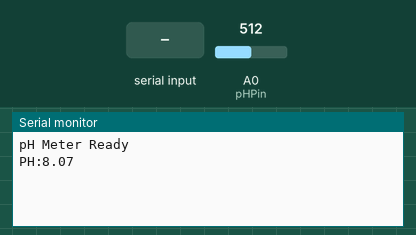
Simulated run of this sketch. Board: Arduino Uno, built with avr-gcc and run on an emulated ATmega328P. On the bench: the last lines printed to the serial monitor. The inputs (shaded band) are chosen by the test bench; at power-on: A0 (pHPin) = 512. EEPROM starts erased.

Above: at 1.2 s.
1.3 s: "CAL,1\n" received over Serial
3.7 s: "READ\n" received over Serial
6.0 s: "RESET\n" received over Serial
At 6.84 s:
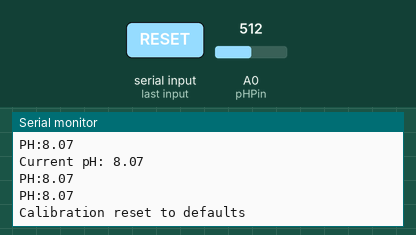
8.2 s: A0 (pHPin) set to 716
At 9.5 s:
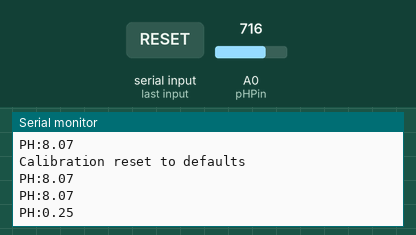
9.7 s: A0 (pHPin) set to 900
At 11.0 s:
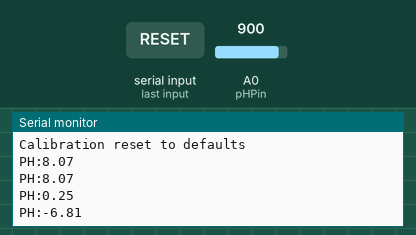
Timing chart, 0 to 12.2 s (numbered marks = the images above; inputs shaded):
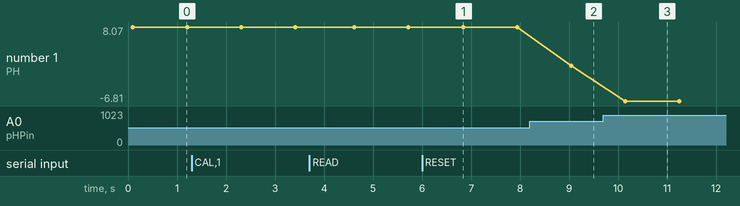

The sketch:

phmonitor.ino
```cpp
#include <EEPROM.h>

const int pHPin = A0;           // pH meter Analog output to Arduino Analog Input 0
const float samplingInterval = 1000; // Sample every second

// EEPROM addresses for storing calibration data
const int EEPROM_pH4_ADDR = 0;  // 4 bytes for pH 4 voltage
const int EEPROM_pH7_ADDR = 4;  // 4 bytes for pH 7 voltage

// Calibration values
float pH4Voltage = 3.018;  // Default voltage for pH 4 solution
float pH7Voltage = 2.636;  // Default voltage for pH 7 solution

// State variables
bool calibrationMode = false;
String inputString = "";
bool stringComplete = false;

void setup() {
    Serial.begin(9600);
    inputString.reserve(20);
    loadCalibrationData();
    Serial.println("pH Meter Ready");
}

void loop() {
    if (stringComplete) {
        processCommand(inputString);
        inputString = "";
        stringComplete = false;
    }

    // Regular pH reading if not in calibration mode
    if (!calibrationMode) {
        float pHValue = readpH();
        Serial.print("PH:");
        Serial.println(pHValue, 2);
        delay(samplingInterval);
    }
}

void serialEvent() {
    while (Serial.available()) {
        char inChar = (char)Serial.read();
        if (inChar == '\n') {
            stringComplete = true;
        } else {
            inputString += inChar;
        }
    }
}

float readpH() {
    // Take multiple readings for stability
    float voltage = 0;
    for(int i = 0; i < 10; i++) {
        voltage += analogRead(pHPin) * (5.0 / 1024.0);
        delay(10);
    }
    voltage = voltage / 10;

    // Convert voltage to pH using two-point calibration
    float slope = (7.0 - 4.0) / (pH7Voltage - pH4Voltage);
    float intercept = 7.0 - (slope * pH7Voltage);

    return slope * voltage + intercept;
}

void processCommand(String command) {
    command.trim();
    command.toUpperCase();

    if (command.startsWith("CAL")) {
        int commaIndex = command.indexOf(',');
        if (commaIndex != -1) {
            String phValue = command.substring(commaIndex + 1);
            startCalibration(phValue.toFloat());
        }
    }
    else if (command == "READ") {
        float ph = readpH();
        Serial.print("Current pH: ");
        Serial.println(ph, 2);
    }
    else if (command == "RESET") {
        resetCalibration();
        Serial.println("Calibration reset to defaults");
    }
}

void startCalibration(float targetPH) {
    if (targetPH != 4.0 && targetPH != 7.0) {
        Serial.println("Error: Calibration only supported for pH 4.0 and 7.0");
        return;
    }

    Serial.print("Starting calibration for pH ");
    Serial.println(targetPH);
    Serial.println("Place probe in solution and wait for reading to stabilize...");

    delay(2000);  // Give user time to place probe

    // Take average of multiple readings
    float voltage = 0;
    for(int i = 0; i < 20; i++) {
        voltage += analogRead(pHPin) * (5.0 / 1024.0);
        delay(200);
    }
    voltage = voltage / 20;

    if (targetPH == 4.0) {
        pH4Voltage = voltage;
        EEPROM_writeFloat(EEPROM_pH4_ADDR, voltage);
    } else {
        pH7Voltage = voltage;
        EEPROM_writeFloat(EEPROM_pH7_ADDR, voltage);
    }

    Serial.println("Calibration complete!");
    Serial.print("Voltage at pH ");
    Serial.print(targetPH);
    Serial.print(": ");
    Serial.println(voltage, 3);
}

void loadCalibrationData() {
    float pH4 = EEPROM_readFloat(EEPROM_pH4_ADDR);
    float pH7 = EEPROM_readFloat(EEPROM_pH7_ADDR);

    // Only use EEPROM values if they seem valid
    if (pH4 > 0 && pH4 < 5) pH4Voltage = pH4;
    if (pH7 > 0 && pH7 < 5) pH7Voltage = pH7;
}

void resetCalibration() {
    pH4Voltage = 3.018;  // Default values
    pH7Voltage = 2.636;
    EEPROM_writeFloat(EEPROM_pH4_ADDR, pH4Voltage);
    EEPROM_writeFloat(EEPROM_pH7_ADDR, pH7Voltage);
}

void EEPROM_writeFloat(int addr, float val) {
    byte* p = (byte*)&val;
    for(int i = 0; i < 4; i++)
        EEPROM.write(addr + i, p[i]);
}

float EEPROM_readFloat(int addr) {
    float val;
    byte* p = (byte*)&val;
    for(int i = 0; i < 4; i++)
        p[i] = EEPROM.read(addr + i);
    return val;
}
```

Measured:
- after the input at 6.0 s, the serial monitor: prints a new line after 0.74 s (image 1)
- after the input at 8.2 s, the serial monitor: prints a new line after 0.84 s (image 2)
- after the input at 9.7 s, the serial monitor: prints a new line after 0.45 s (image 3)
- plotted number 1: 8.07 → 0.25 after the input at 8.2 s, 0.25 → -6.81 after the input at 9.7 s
